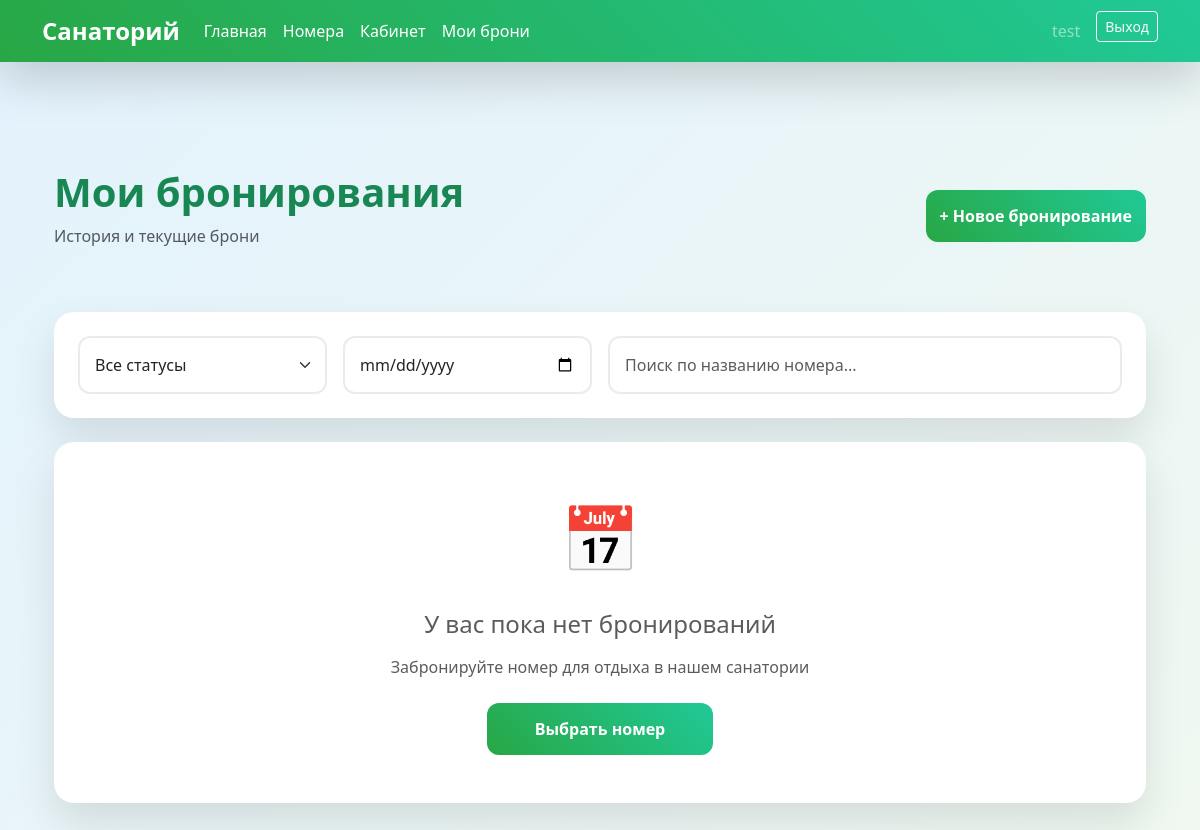
The page /accounts/booking/list/ (signed in) on the database as committed earlier.
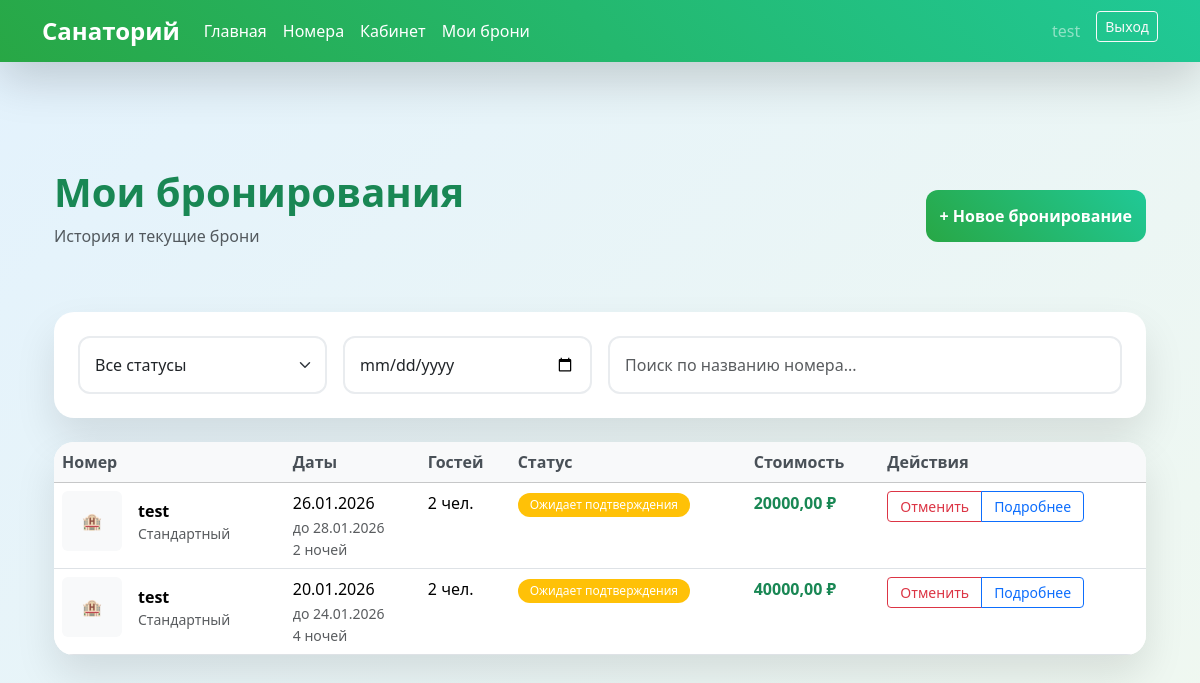
The same page on the database as committed later.
### accounts/models.py (models this page shows, shortened)
class Booking(models.Model):
    STATUS_CHOICES = [
        ('pending', 'Ожидает подтверждения'),
        ('confirmed', 'Подтверждена'),
        ('cancelled', 'Отменена'),
        ('completed', 'Завершена'),
    ]
    user = models.ForeignKey(User, on_delete=models.CASCADE, related_name='bookings')
    room = models.ForeignKey(Room, on_delete=models.CASCADE, related_name='bookings', null=True, blank=True)
    room_type = models.CharField(max_length=20, choices=Room.TYPE_CHOICES)  # Оставляем для обратной совместимости
    check_in = models.DateField('Дата заезда')
    check_out = models.DateField('Дата выезда')
    guests = models.IntegerField(
        default=1,
        validators=[MinValueValidator(1), MaxValueValidator(4)]
    )
    total_price = models.DecimalField(max_digits=10, decimal_places=2, null=True, blank=True)
    status = models.CharField(max_length=20, choices=STATUS_CHOICES, default='pending')
    created_at = models.DateTimeField(auto_now_add=True)
    notes = models.TextField(max_length=500, blank=True)
    class Meta:
        verbose_name = 'Бронирование'
        verbose_name_plural = 'Бронирования'
        ordering = ['-created_at']
    @property
    def days(self):
        return (self.check_out - self.check_in).days

class Room(models.Model):  # ПЕРЕМЕЩАЕМ Room ПЕРЕД Booking!
    TYPE_CHOICES = [
        ('standard', 'Стандартный'),
        ('comfort', 'Комфорт'),
        ('lux', 'Люкс'),
    ]
    type = models.CharField(max_length=20, choices=TYPE_CHOICES)
    name = models.CharField(max_length=100, unique=True)
    capacity = models.PositiveIntegerField(default=2)
    price_per_day = models.DecimalField(max_digits=8, decimal_places=2)
    description = models.TextField(max_length=500)
    image = models.ImageField(upload_to='rooms/', blank=True, null=True)
    is_active = models.BooleanField(default=True)
    class Meta:
        verbose_name = 'Номер'
        verbose_name_plural = 'Номера'
        ordering = ['type', 'name']

### accounts/views.py (the view)
# urls.py: path('booking/list/', BookingListView.as_view(), name='booking_list'),
class BookingListView(LoginRequiredMixin, ListView):
    model = Booking
    template_name = 'booking_list.html'
    context_object_name = 'bookings'
    paginate_by = 10
    def get_queryset(self):
        return Booking.objects.filter(
            user=self.request.user
        ).select_related('room').order_by('-created_at')

### templates/booking_list.html (shortened to what the changed rows need)
{% extends 'base.html' %}
{% block content %}
<div class="container py-4">
    <div class="d-flex justify-content-between align-items-center mb-5">
        <div>
            <h1 class="fw-bold text-success mb-2">Мои бронирования</h1>
        </div>
    </div>
    {% if bookings %}
    <div class="form-card overflow-hidden">
        <div class="table-responsive">
            <table class="table table-hover mb-0" id="bookingsTable">
                <thead class="table-light">
                    <tr>
                        <th>Номер</th>
                        <th>Даты</th>
                        <th>Гостей</th>
                        <th>Статус</th>
                        <th>Стоимость</th>
                        <th>Действия</th>
                    </tr>
                </thead>
                <tbody>
                    {% for booking in bookings %}
                    <tr class="booking-row" data-status="{{ booking.status }}"
                        data-checkin="{{ booking.check_in|date:'Y-m-d' }}"
                        data-room="{{ booking.room.name|default:''|lower }}">
                        <td>
                            <div class="d-flex align-items-center">
                                {% if booking.room and booking.room.image %}
                                <img src="{{ booking.room.image.url }}"
                                     class="rounded me-3"
                                     style="width: 60px; height: 60px; object-fit: cover;">
                                {% else %}
                                <div class="bg-light rounded d-flex align-items-center justify-content-center me-3"
                                     style="width: 60px; height: 60px;">
                                    <span class="text-muted">🏨</span>
                                </div>
                                {% endif %}
                                <div>
                                    <strong>{{ booking.room.name|default:booking.get_room_type_display }}</strong>
                                    <small class="text-muted d-block">{{ booking.room.get_type_display|default:"" }}</small>
                                </div>
                            </div>
                        </td>
                        <td>
                            <div>{{ booking.check_in|date:"d.m.Y" }}</div>
                            <small class="text-muted">до {{ booking.check_out|date:"d.m.Y" }}</small>
                            <div class="small text-muted">{{ booking.days }} ночей</div>
                        </td>
                        <td>{{ booking.guests }} чел.</td>
                        <td>
                            {% if booking.status == 'confirmed' %}
                            <span class="badge bg-success">{{ booking.get_status_display }}</span>
                            {% elif booking.status == 'pending' %}
                            <span class="badge bg-warning">{{ booking.get_status_display }}</span>
                            {% elif booking.status == 'cancelled' %}
                            <span class="badge bg-danger">{{ booking.get_status_display }}</span>
                            {% else %}
                            <span class="badge bg-secondary">{{ booking.get_status_display }}</span>
                            {% endif %}
                        </td>
                        <td>
                            <strong class="text-success">{{ booking.total_price }} ₽</strong>
                        </td>
                        <td>
                            <div class="btn-group btn-group-sm">
                                {% if booking.status == 'pending' %}
                                <button type="button" class="btn btn-outline-danger btn-cancel"
                                        data-booking-id="{{ booking.id }}"
                                        data-bs-toggle="modal" data-bs-target="#cancelModal">
                                    Отменить
                                </button>
                                {% endif %}
                                <button type="button" class="btn btn-outline-primary"
                                        data-bs-toggle="modal" data-bs-target="#detailsModal{{ booking.id }}">
                                    Подробнее
                                </button>
                            </div>
                        </td>
                    </tr>
                    {% endfor %}
                </tbody>
            </table>
        </div>
    </div>
    {% else %}
    <div class="form-card text-center p-5">
        <div class="mb-4">
            <div style="font-size: 4rem; color: #ccc;">📅</div>
        </div>
        <h4 class="text-muted mb-3">У вас пока нет бронирований</h4>
        <p class="text-muted mb-4">Забронируйте номер для отдыха в нашем санатории</p>
        <a href="{% url 'rooms' %}" class="btn btn-custom text-white px-5">
            Выбрать номер
        </a>
    </div>
    {% endif %}
</div>
{% endblock %}

Rows that differ between the two databases and show on the page:
added Booking: room.name "test", room.type "Стандартный", check_in "26.01.2026", check_out "28.01.2026", days "2", guests "2", status "Ожидает подтверждения", total_price "20000,00"
added Booking: room.name "test", room.type "Стандартный", check_in "20.01.2026", check_out "24.01.2026", days "4", guests "2", status "Ожидает подтверждения", total_price "40000,00"
Other text that changed with them:
text no longer shown: "📅 У вас пока нет бронирований Забронируйте номер для отдыха в нашем санатории Выбрать номер"
text now shown: "Номер Даты Гостей Статус Стоимость Действия"
